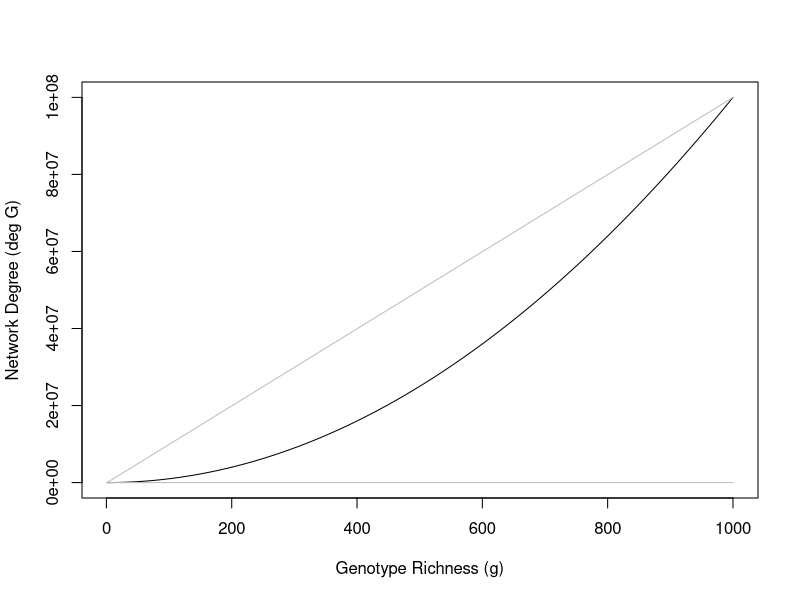
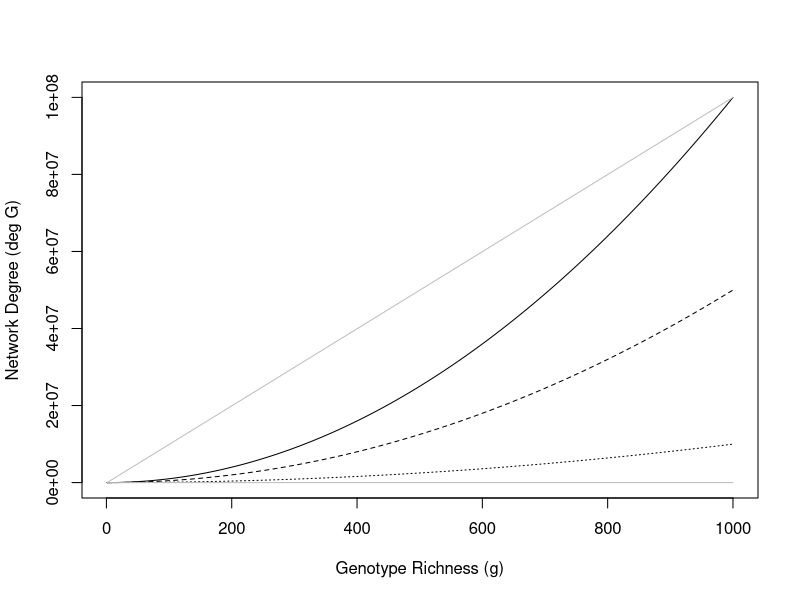

Reproduce these figures in R, in order.
## ---- chunk 1

n <-  10
g  <- seq(1, 1000)
dG <- n * g * (n * g - 1)
plot(dG~g, type = "l", 
     xlab = "Genotype Richness (g)", 
     ylab = "Network Degree (deg G)")
lines(range(g), range(dG), col = "grey")
lines(range(g), range(g), col = "grey")

## ---- chunk 2

min.v <- n * g * 1/10
med.v <- n * g * 1/2
max.v <- n * g
dg.min <- n * g * (min.v - 1)
dg.med <- n * g * (med.v - 1)
dg.max <- n * g * (max.v - 1)

plot(dg.max ~ g, type = "l", 
     xlab = "Genotype Richness (g)", 
     ylab = "Network Degree (deg G)")
lines(g, dg.med, lty = 2)
lines(g, dg.min, lty = 3)
lines(range(g), range(dG), col = "grey")
lines(range(g), range(g), col = "grey")

